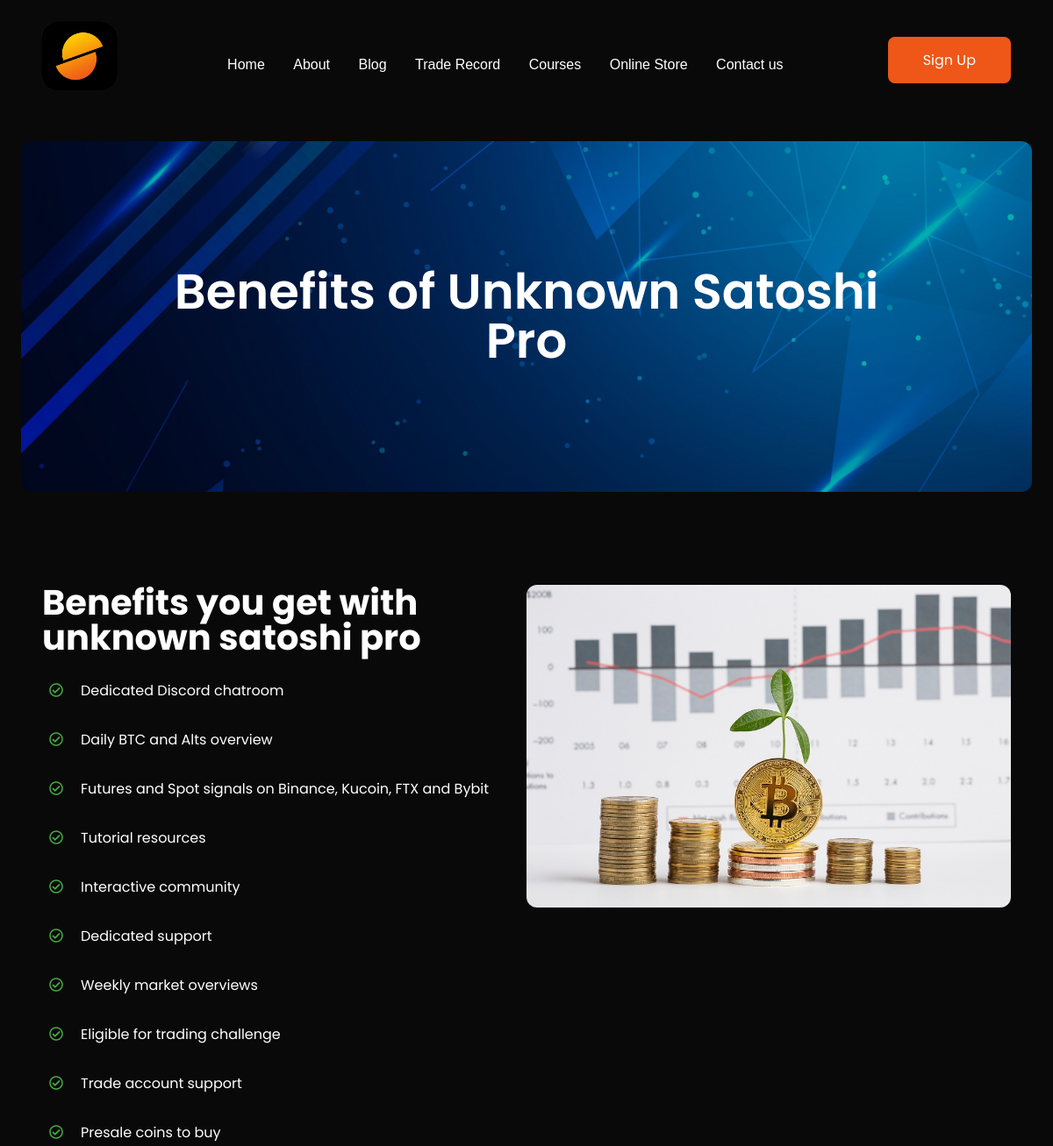
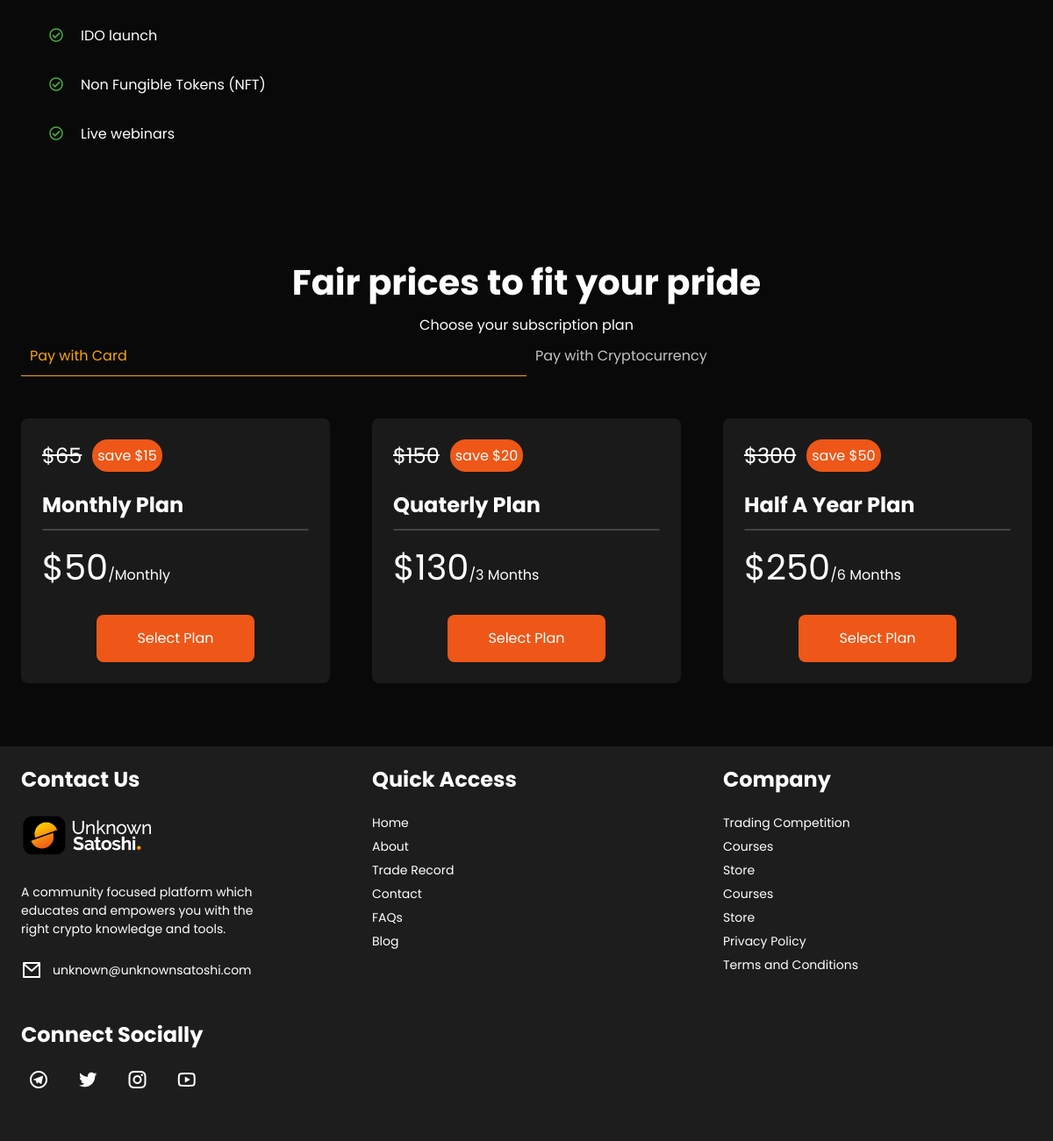
The app's page /subscription/plan-list with its own data (2 pictures, top to bottom).
### cms/models.py (models this page shows, shortened)
class Plan(models.Model):
    title = models.CharField(max_length=100)
    slug = models.SlugField(unique=True)
    desc = models.TextField()
    price = models.IntegerField(default=0)
    discount_price = models.IntegerField(default=0)
    discount= models.IntegerField(default=0)
    created_on = models.DateTimeField(auto_now_add=True)
    class Meta:
        ordering = ("created_on",)

### cms/views.py (the view)
# urls.py: path("subscription/plan-list", views.plan_list, name="plan-list"),
def plan_list(request):
    template_name = "cms/subscription.html"
    plans = Plan.objects.all()
    context = {"plans":plans}
    return render(request, template_name, context)

### cms/templates/cms/subscription.html (shortened to what this page needs)
{% load static %}
<!DOCTYPE html>
<html lang="en">
<head>
    <link rel="stylesheet" type="text/css" href="{% static './css/style.css' %}" />
    <link rel="stylesheet" type="text/css" href="{% static './css/style.css' %}" />
	<link href="https://cdn.jsdelivr.net/npm/remixicon@2.5.0/fonts/remixicon.css" rel="stylesheet">
    <link rel="stylesheet" href="https://cdnjs.cloudflare.com/ajax/libs/font-awesome/5.15.1/css/all.min.css">
</head>
<body>
	<div class="page-wrapper">
        <div class="navbar">
            <div class="navbar__Link navbar__Link-brand">
                <a href="{% url 'home' %}" class="index-link">
                <img src="{% static './images/logo.png' %}" class="navbar-logo" alt="website's logo">
                </a>
            </div>
            <nav class="navbar__Items">
                <ul>
                    <li class="navbar__Link">
                        <a class="nav-link" href="{% url 'home' %}">Home</a>
                    </li>
                    <li class="navbar__Link">
                        <a class="nav-link" href="{% url 'about' %}">About</a>
                    </li>
                    <li class="navbar__Link">
                        <a class="nav-link" href="{% url 'blog' %}">Blog</a>
                    </li>
                    <li class="navbar__Link">
                        <a class="nav-link" href="{% url 'trade-history' %}">Trade Record</a>
                    </li>
                    <li class="navbar__Link">
                        <a class="nav-link" href="{% url 'courses' %}">Courses</a>
                    </li>
                    <li class="navbar__Link">
                        <a class="nav-link" href="{% url 'onlinestore' %}">Online Store</a>
                    </li>
                    <li class="navbar__Link">
                        <a class="nav-link" href="{% url 'contact' %}">Contact us</a>
                    </li>
                </ul>
            </nav>
            <nav class="navbar__Items navbar__Items--right">
                {% if request.user.is_authenticated %}
                    <div class="profile">
                        <a href="profile.html"><img src="{% static './images/user1.png' %}" class="img-profile"></i></a>
                    </div>
                  <div class="navbar__Link">
                <a class="btn hire-btn"  href="{% url 'user-logout' %}">Logout</a>
                </div>
                    {% else %}
                    <div class="navbar__Link">
                        <a class="btn hire-btn"  href="{% url 'register' %}">Sign Up</a>
                    </div>
                    {% endif%}
            </nav>
        </div>
		<br>
        <section class="hero-banner">
			<div class="header">
				<h1>Benefits of Unknown Satoshi Pro </h1>
			</div>
		</section>
        <section class="benefit-section">
			<div class="description-container">
				<h2>Benefits you get with unknown satoshi pro</h2>
                <ul>
					<li class="benefit-item"><i class="far fa-check-circle benefit-icon"></i>Dedicated Discord chatroom</li>
					<li class="benefit-item"><i class="far fa-check-circle benefit-icon"></i>Daily BTC and Alts overview </li>
					<li class="benefit-item"><i class="far fa-check-circle benefit-icon"></i>Futures and Spot signals on Binance, Kucoin, FTX and Bybit</li>
                    <li class="benefit-item"><i class="far fa-check-circle benefit-icon"></i>Tutorial resources</li>
                    <li class="benefit-item"><i class="far fa-check-circle benefit-icon"></i>Interactive community</li>
                    <li class="benefit-item"><i class="far fa-check-circle benefit-icon"></i>Dedicated support</li>
                    <li class="benefit-item"><i class="far fa-check-circle benefit-icon"></i>Weekly market overviews</li>
                    <li class="benefit-item"><i class="far fa-check-circle benefit-icon"></i>Eligible for trading challenge</li>
                    <li class="benefit-item"><i class="far fa-check-circle benefit-icon"></i>Trade account support</li>
                    <li class="benefit-item"><i class="far fa-check-circle benefit-icon"></i>Presale coins to buy</li>
                    <li class="benefit-item"><i class="far fa-check-circle benefit-icon"></i>IDO launch</li>
                    <li class="benefit-item"><i class="far fa-check-circle benefit-icon"></i>Non Fungible Tokens (NFT)</li>
                    <li class="benefit-item"><i class="far fa-check-circle benefit-icon"></i>Live webinars</li>
				</ul>
			</div>
			<div class="image-container">
				<img src="{% static './images/benefit-img.jpg' %}" class="benefit-img" alt="benefits for joining unknwn satoshi pro">
			</div>
		</section>
        <section class="pricing-section">
            <div class="pricing-header">
                <h2>Fair prices to fit your pride</h2>
                <p>Choose your subscription plan</p>
            </div>
            <div class="payment-option">
                <ul id="nav-tab" class="switcher">
                  <li class="active"><a href="#card">Pay with Card</a></li>
                  <li><a href="#crypto">Pay with Cryptocurrency</a></li>
                </ul>
                <div class="tab-content">
                    <div class="tab-pane active" id="card" >
                        <div class="pricing-container">
                            <div class="plan-wrapper">
                                {% for plan in plans %}
                                <div class="plan-box">
                                    <div class="discount">
                                        <p><del>${{plan.price}}</del></p>
                                        <p class="saved primary">save ${{plan.discount}}</p>
                                    </div>
                                    <h4>{{plan.title|title }}</h4>
                                    <hr>
                                    <p class="duration"><span>${{plan.discount_price}}</span>/{{plan.desc|title}}</p>
                                    <a href="{% url 'plan-detail' plan.slug %}" class="btn">Select Plan</a>
                                </div>
                                {% endfor %}
                            </div>
                        </div>
                    </div>
                </div>
            </div>
        </section>
	</div>
    <footer>
        <div class="footer-content__container">
            <section class="footer-content__item">
                <h4>Contact Us</h4>
                <div class="contact-options">
                    <img src="{% static './images/alt-logo.png' %}" alt="logo for unknown satoshi" class="alt-logo">
                    <p>A community focused platform which educates and empowers you with the right crypto knowledge and tools.</p>
                    <p class="iconic-paragraph"><i class="ri-mail-line"></i><a href="mailto:unknown@unknownsatoshi.com">unknown@unknownsatoshi.com</a></p>
                </div>
                <div class="social-links">
					<h4>Connect Socially</h4>
					<a href="https://t.me/unknown_satoshi"><i class="ri-telegram-line"></i></a>
					<a href="https://twitter.com/unknown_satoshi?t=neIjfJivVymH9Kg75UjqlA&s=09"><i class="ri-twitter-fill"></i></a>
					<a href="https://instagram.com/theunknownsatoshi?utm_medium=copy_link"><i class="ri-instagram-line"></i></a>
                    <a href="https://youtube.com/channel/UCzpteHI9OCi6eAzRJyTZjRg"><i class="ri-youtube-line"></i></a>
				</div>
            </section>
            <section class="footer-content__item">
                <h4>Quick Access</h4>
                <div class="links">
                    <a href="{% url 'home' %}">Home</a>
                    <a href="{% url 'about' %}">About</a>
                    <a href="{% url 'trade-history' %}">Trade Record</a>
                    <a href="{% url 'contact' %}">Contact</a>
                    <a href="{% url 'faqs' %}">FAQs</a>
                    <a href="{% url 'blog' %}">Blog</a>
                </div>
            </section>
            <section class="footer-content__item">
                <h4>Company</h4>
                <div class="links">
                    <a href="competition.html">Trading Competition</a>
                    <a href="{% url 'courses' %}">Courses</a>
                    <a href="{% url 'onlinestore' %}">Store</a>
                    <a href="course.html">Courses</a>
                    <a href="store.html">Store</a>
                    <a href="privacy.html">Privacy Policy</a>
                    <a href="terms.html">Terms and Conditions</a>
                </div>
            </section>
        </div>
    </footer>
</body>
</html>

### records on screen
Plan: price "65", discount "15", title "Monthly Plan", discount_price "50", desc "Monthly"
Plan: price "150", discount "20", title "Quaterly Plan", discount_price "130", desc "3 Months"
Plan: price "300", discount "50", title "Half A Year Plan", discount_price "250", desc "6 Months"
